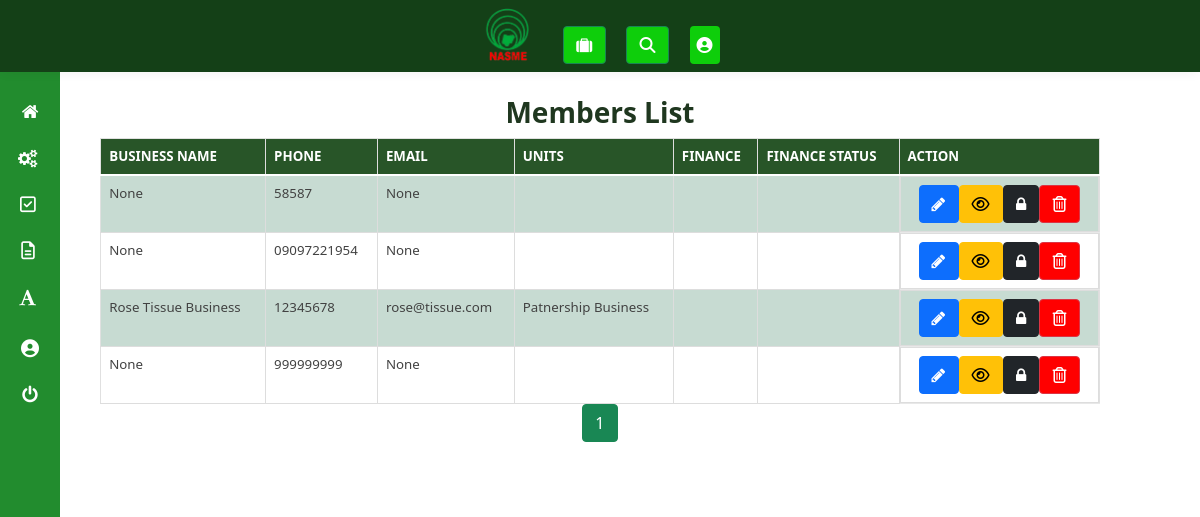
/admin/manage_members (signed in), run on the app's committed database.
### membership/models.py (models this page shows, shortened)
class User(db.Model, UserMixin):
  id = db.Column(db.Integer, primary_key=True)
  units = db.relationship("Unit", secondary=user_unit, backref=db.backref("unit_members", lazy='dynamic'), lazy="dynamic")
  username = db.Column(db.String(20), unique=True)
  email = db.Column(db.String(120), unique=True)
  phone = db.Column(db.String(60), unique=True)
  password = db.Column(db.String(60), nullable=False, default="12345678")
  image_file = db.Column(db.String(20), nullable=False, default='default.jpg')
  date_registered = db.Column(db.DateTime, nullable=False, default=datetime.utcnow)
  role = db.Column(db.String(6), nullable=False, default="USER")
  _is_superadmin = db.Column("is_superadmin", db.Boolean, nullable=False, default=False)
  current_salary = db.Column(db.String(60))
  occupation = db.Column(db.String(60))
  experience = db.Column(db.String(60))
  date_of_birth = db.Column(db.String(), nullable=False, default=datetime.utcnow)
  business_address = db.Column(db.String())
  _is_suspended = db.Column("is_suspended", db.Boolean, nullable=False, default=False)
  has_filled_profile = db.Column(db.Boolean(), default=False)
  business_name = db.Column(db.String())
  business_email = db.Column(db.String())
  business_phone = db.Column(db.String())
  business_photo = db.Column(db.String(20), default='default.jpg')
  business_about = db.Column(db.String())
  business_services = db.Column(db.String())
  business_product_image_1 = db.Column(db.String(20), nullable=False, default='default.jpg')
  business_product_image_2 = db.Column(db.String(20), nullable=False, default='default.jpg')
  business_product_image_3 = db.Column(db.String(20), nullable=False, default='default.jpg')
  business_product_image_4 = db.Column(db.String(20), nullable=False, default='default.jpg')
  business_product_image_5 = db.Column(db.String(20), nullable=False, default='default.jpg')
  business_product_image_6 = db.Column(db.String(20), nullable=False, default='default.jpg')
  business_facebook = db.Column(db.String())
  business_website = db.Column(db.String())
  business_twitter = db.Column(db.String())
  business_linkedin = db.Column(db.String())
  business_whatsapp = db.Column(db.String())
  messages_sent = db.relationship('Message',
                                    foreign_keys='Message.sender_id',
                                    backref='author', lazy='dynamic')
  last_message_read_time = db.Column(db.DateTime)
  def display_units(self):
    unit_names = []
    for unit in self.units.all():
      unit_names.append(unit.name)
    return ", ".join(unit_names)
  @property
  def is_superadmin(self):
      return self._is_superadmin
  @property
  def is_suspended(self):
      return self._is_suspended
  @is_superadmin.setter
  def is_superadmin(self, s):
    if type(s) == type(str()):
      if s.lower() == "true":
        self._is_superadmin = True
      elif s.lower() == "false":
        self._is_superadmin = False
    else:
      self._is_superadmin = s
  @is_suspended.setter
  def is_suspended(self, s):
    if type(s) == type(str()):
      if s.lower() == "true":
        self._is_suspended = True
      elif s.lower() == "false":
        self._is_suspended = False
    else:
      self._is_suspended = s

class Unit(db.Model):
  id = db.Column(db.Integer, primary_key=True)
  name = db.Column(db.String(50), unique=True, nullable=False)
  date_created = db.Column(db.DateTime, nullable=False,default=datetime.utcnow)
  fees_amount = db.Column(db.String(),nullable=False,default="0")
  messages_received = db.relationship('Message',
                                      foreign_keys='Message.recipient_id',
                                      backref='recipient', lazy='dynamic')

### membership/admins/routes.py (the view)
@admins.route("/admin/manage_members")
@admin_role_required
def manage_members():
  page = request.args.get('page', 1, type=int)
  members = User.query.filter_by(role="USER").paginate(page=page, per_page=5)
  return render_template("manage_members.html", page=page, members=members)

### membership/admins/routes.py (called while the page is built)
@admins.context_processor
def inject_menu():
    dashboard_units = Unit.query.all()
    return dict(dashboard_units=dashboard_units)

### membership/admins/utils.py (called while the page is built)
def admin_role_required(func):
    @wraps(func)
    def decorated_view(*args, **kwargs):
      if current_user.is_authenticated:
        if current_user.role == "ADMIN":
          return func(*args, **kwargs)
        else:
          flash("You must log in to access this page", "info")
          return redirect(url_for('admins.admin_login', next=url_for(request.endpoint)))
      else:
          flash("You must log in to access this page", "info")
          return redirect(url_for('admins.admin_login', next=url_for(request.endpoint)))
    return decorated_view

### membership/models.py (called while the page is built)
@login_manager.user_loader
def load_user(user_id):
    return User.query.get(int(user_id))

### membership/templates/manage_members.html (shortened to what this page needs)
{% extends "dashboard_layout.html" %}
{% block content %}
<link rel="stylesheet" type="text/css" href="css/table-style.css" />
<link rel="stylesheet" type="text/css" href="css/basictable.css" />
				<div class="container-fluid agile-tables">
					<br>
					<h3 style="text-align: center; color:rgb(31, 55, 31); font-weight:bold;" class="text-center"> Members List</h3>
					<div class="w3l-table-info  table-responsive">
					    <table id="tuble" class="table table-success table-striped table-hover table-bordered" style="width: 85%; font-size: 14px;">
						<thead>
						  <tr>
							<th scope="col">Business Name</th>
							<th scope="col">Phone</th>
							<th scope="col">Email</th>
							<th scope="col">Units</th>
							<th scope="col">Finance</th>
							<th scope="col">Finance Status</th>
							<th scope="col">Action</th>
						  </tr>
						</thead>
						<tbody>
							{% for member in members.items %}
						  <tr>
							<td>{{member.business_name}}</td>
							<td>{{ member.phone }}</td>
							<td>{{ member.business_email }}</td>
							<td>
							{{member.display_units()}}
							</td>
							<td>{{member.finance}}</td>
							<td>{{member.finance_status}}</td>
							<td class="d-flex justify-content-center" >
								<a role="button" class="btn btn-primary" href="{{ url_for('admins.edit_member', member_id=member.id) }}" data-bs-toggle="tooltip" data-bs-placement="top" title="Edit Member Details" ><i class="fa fa-pencil" aria-hidden="true"  data-bs-toggle="tooltip" data-bs-placement="top" title="Edit Member Details"></i></a>
								<a type="button" class="btn btn-warning"  dataId="{{member.id}}" dataImage="/static/profile_pics/{{member.image_file }}" dataName="{{ member.username }}" dataEmail="{{member.email}}" dataPhone="{{member.phone}}" dataPassword="{{ member.password }}" dataUnits="{{member.display_units()}}" dataDateReg="{{ member.date_registered }}" dataOccupation="{{ member.occupation }}" dataHomeAddr="{{ member.home_address }}" dataWorkAddre="{{ member.work_address }}" dataExperience = "{{member.experience}}" dataCurrentSalary="{{member.current_salary}}" data-toggle="modal" data-target="#staticBackdrop" onclick="viewUserFunction(this)" data-bs-toggle="tooltip" data-bs-placement="top" title="Click to View User Details"><i class="fa fa-eye" aria-hidden="true"  data-bs-toggle="tooltip" data-bs-placement="top" title="Click To View User Details"></i></a>
								{% if member._is_suspended %}
								<a class="btn btn-light" href="#" role="button" data-bs-toggle="tooltip" data-bs-placement="top" title="Unsuspend Member" data-toggle="modal" id="{{member.id}}" dataName="{{member.username}}" data-target="#suspendmodal"  onclick="unsuspendFunction(this)"><i class="fa fa-unlock" aria-hidden="true" data-bs-toggle="tooltip" data-bs-placement="top" title="Unsuspend Member"></i></a>
								{% else %}
								<a class="btn btn-dark" href="#" role="button" data-bs-toggle="tooltip" data-bs-placement="top" title="Suspend Member" data-toggle="modal" id="{{member.id}}" dataName="{{member.username}}" data-target="#suspendmodal"  onclick="suspendFunction(this)"><i class="fa fa-lock" aria-hidden="true" data-bs-toggle="tooltip" data-bs-placement="top" title="Suspend Member"></i></a>
								{% endif %}
								<a type="button" class="btn btn-danger" style="background: red;" data-toggle="modal" id="{{member.id}}" dataName="{{member.username}}" data-target="#deletemodal"  onclick="deleteFunction(this)"data-bs-toggle="tooltip" data-bs-placement="top" title="Delete Member"><i class="fa fa-trash-o" aria-hidden="true"  data-bs-toggle="tooltip" data-bs-placement="top" title="Delete Member"></i></a>
							</td>
						  {% endfor %}
					  </table>
				  </div>
					  {% for page_num in members.iter_pages(left_edge=1, right_edge=1, left_current=1, right_current=2) %}
					    {% if page_num %}
					      {% if members.page == page_num %}
					        <a class="btn btn-success mb-5"  href="{{ url_for('admins.manage_members', page=page_num) }}">{{ page_num }}</a>
					      {% else %}
					        <a class="btn btn-outline-success mb-5" href="{{ url_for('admins.manage_members', page=page_num) }}">{{ page_num }}</a>
					      {% endif %}
					    {% else %}
					      ...
					    {% endif %}
					  {% endfor %}
					</div>
{% endblock content %}

### membership/static/css/table-style.css (style rules this page uses)
table { background: white; border-collapse: collapse; margin: 1.25em 0 0; width: 100%; }
table tr, table th, table td { border: none; border-bottom: 1px solid #e8e8e8; font-size: .95em; }
table th, table td { padding: 10px 12px; text-align: left; }
table th { background: #fcb216; color: #000000; text-transform: uppercase; }
table tr td { background: #f3faff; color: #424242; }
table tr:nth-of-type(2n+2) td { background: #ffffff; }
table { width: 100%; }
.table { margin: 30px 0; border-collapse: collapse; border-spacing: 0; empty-cells: show; border: 1px solid #e0e0e0; }
.table td, .table th { border-left: 1px solid #e0e0e0; border-width: 0 0 0 1px; font-size: inherit; margin: 0; overflow: visible; padding: 0.5em 1em; font-weight: normal; }
.table td:first-child, .table th:first-child { border-left-width: 0; }
.table thead, .table tfoot { background-color: #f05050; color: #fff; text-align: left; vertical-align: bottom; }
.table thead td, .table tfoot td, .table thead th, .table tfoot th { border-color: #fff; }
.table td { background-color: transparent; }

### data on the page
User: business_name "None", phone "58587", business_email "None"
User: business_name "None", phone "09097221954", business_email "None"
User: business_name "Rose Tissue Business", phone "12345678", business_email "rose@tissue.com", display_units "Patnership Business"
User: business_name "None", phone "999999999", business_email "None"

### other printed values
{{ page_num }} "1"
